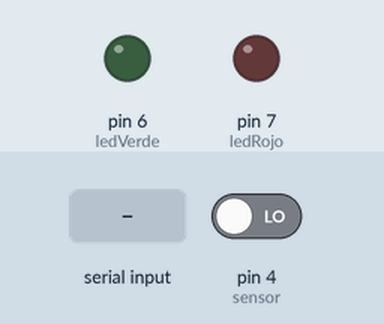
This sketch was run on a simulated Arduino Uno, built with avr-gcc and run on an emulated ATmega328P. On the bench: output pins drawn as LEDs (lit = HIGH). The test bench sets the inputs (shaded band); at power-on: pin 4 (sensor) LOW.

Above: at 1.2 s.
1.3 s: "A\n" received over the second serial link
At 2.4 s:
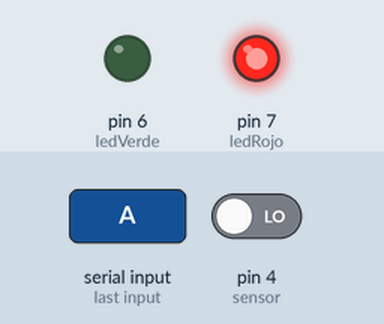
2.8 s: "C\n" received over the second serial link
At 3.6 s:
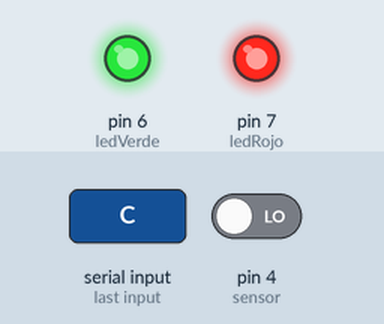
4.3 s: "B\n" received over the second serial link
At 4.6 s:
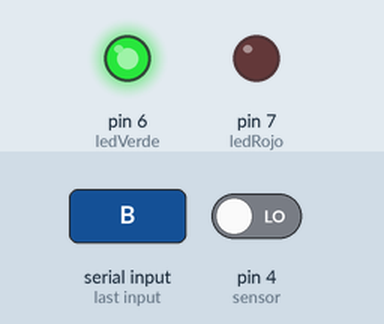
5.8 s: "D\n" received over the second serial link
At 7.0 s:
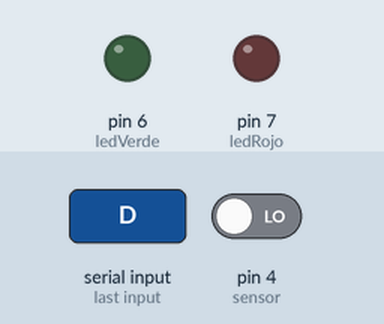
7.3 s: "E\n" received over the second serial link
At 8.5 s:
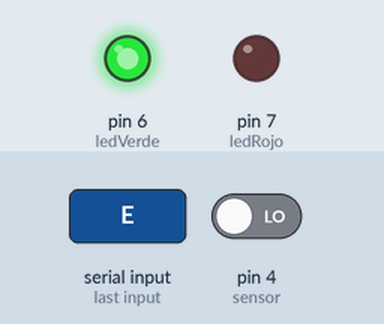
Timing chart, 0 to 9.8 s (numbered marks = the images above; inputs shaded):
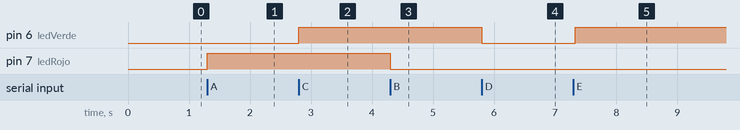

The sketch:

ARDUINO_IOT.ino
```cpp
#include <SoftwareSerial.h>

// Firmware para la app Android con protocolo Bluetooth A-F.
// Conserva los pines y la velocidad del sketch original.
SoftwareSerial bluetooth(11, 10);
const int ledVerde = 6;
const int ledRojo = 7;
const int sensor = 4;
bool sensorActivo = false;
int estadoAnterior = -1;
unsigned long ultimoEnvio = 0;
const unsigned long INTERVALO = 2000UL;

void publicarEstado() {
  if (!sensorActivo) {
    bluetooth.println("PIR:OFF");
    return;
  }
  int lectura = digitalRead(sensor);
  digitalWrite(ledRojo, lectura == HIGH ? HIGH : LOW);
  digitalWrite(ledVerde, lectura == HIGH ? LOW : HIGH);
  bluetooth.println(lectura == HIGH ? "PIR:1" : "PIR:0");
  estadoAnterior = lectura;
  ultimoEnvio = millis();
}

void setup() {
  Serial.begin(9600);
  bluetooth.begin(9600);
  pinMode(ledVerde, OUTPUT);
  pinMode(ledRojo, OUTPUT);
  pinMode(sensor, INPUT);
  digitalWrite(ledRojo, LOW);
  digitalWrite(ledVerde, LOW);
  publicarEstado();
}

void loop() {
  while (bluetooth.available()) {
    char dato = bluetooth.read();
    switch (dato) {
      case 'A': digitalWrite(ledRojo, HIGH); bluetooth.println("OK: LED Rojo ENCENDIDO"); break;
      case 'B': digitalWrite(ledRojo, LOW); bluetooth.println("OK: LED Rojo APAGADO"); break;
      case 'C': digitalWrite(ledVerde, HIGH); bluetooth.println("OK: LED Verde ENCENDIDO"); break;
      case 'D': digitalWrite(ledVerde, LOW); bluetooth.println("OK: LED Verde APAGADO"); break;
      case 'E':
        sensorActivo = true;
        estadoAnterior = -1;
        bluetooth.println("OK: Sensor PIR ACTIVADO");
        publicarEstado(); // También publica LOW al activar sin movimiento.
        break;
      case 'F':
        sensorActivo = false;
        estadoAnterior = -1;
        digitalWrite(ledRojo, LOW);
        digitalWrite(ledVerde, LOW);
        bluetooth.println("OK: Sensor PIR DESACTIVADO");
        ultimoEnvio = millis();
        break;
      case 'Q': publicarEstado(); ultimoEnvio = millis(); break;
      case '\r': case '\n': case ' ': break;
      default: bluetooth.println("ERROR: Comando invalido"); break;
    }
  }
  unsigned long ahora = millis();
  if (sensorActivo) {
    int lectura = digitalRead(sensor);
    if (lectura != estadoAnterior || ahora - ultimoEnvio >= INTERVALO) {
      publicarEstado();
    }
  } else if (ahora - ultimoEnvio >= INTERVALO) {
    publicarEstado();
    ultimoEnvio = ahora;
  }
}
```

Measured:
- after the input at 1.3 s, pin 7 (ledRojo): LOW → HIGH at once
- after the input at 2.8 s, pin 6 (ledVerde): LOW → HIGH at once
- after the input at 4.3 s, pin 7 (ledRojo): HIGH → LOW at once
- after the input at 5.8 s, pin 6 (ledVerde): HIGH → LOW at once
- after the input at 7.3 s, pin 6 (ledVerde): LOW → HIGH at once
